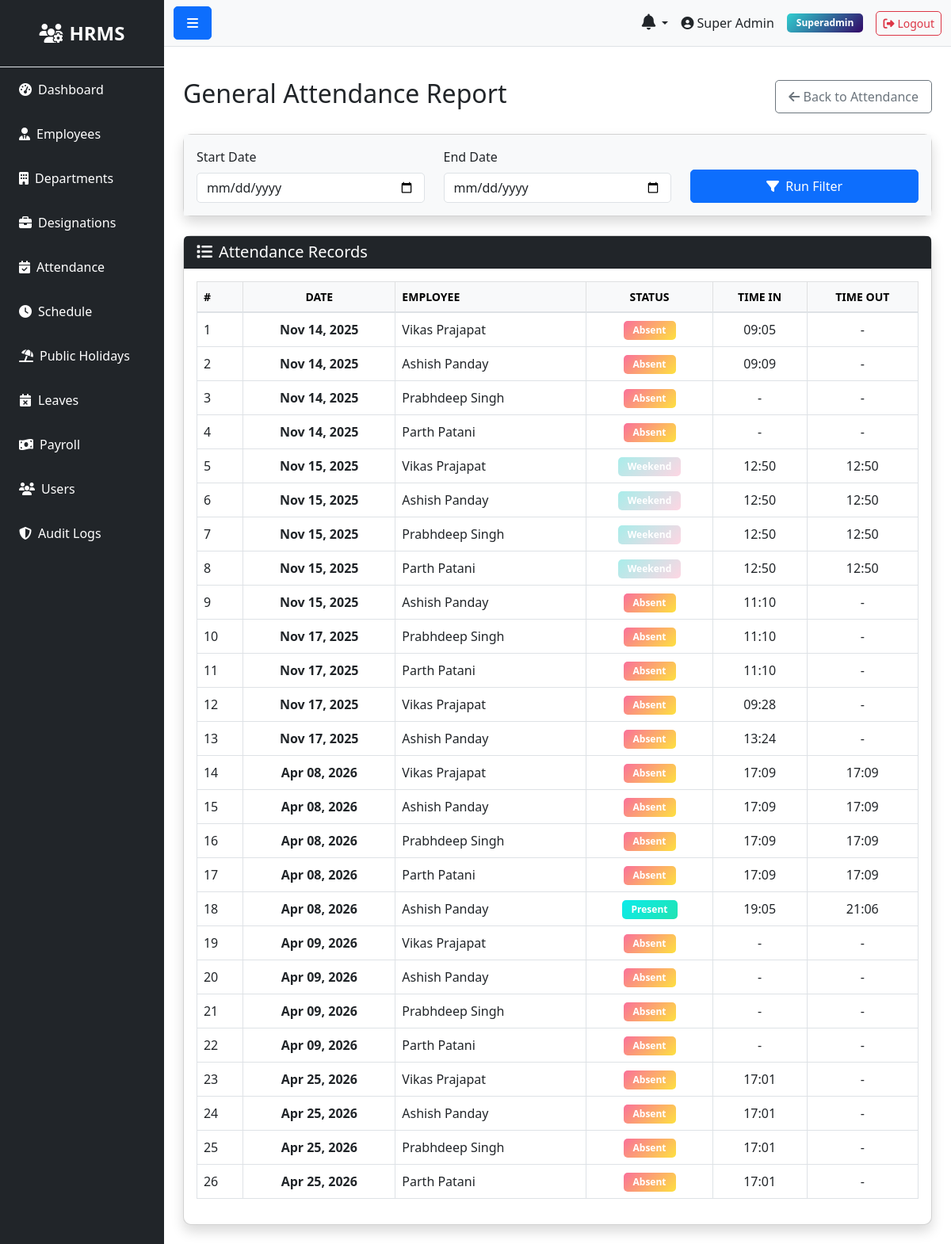
The page /attendance/report (signed in) on the database as committed earlier.
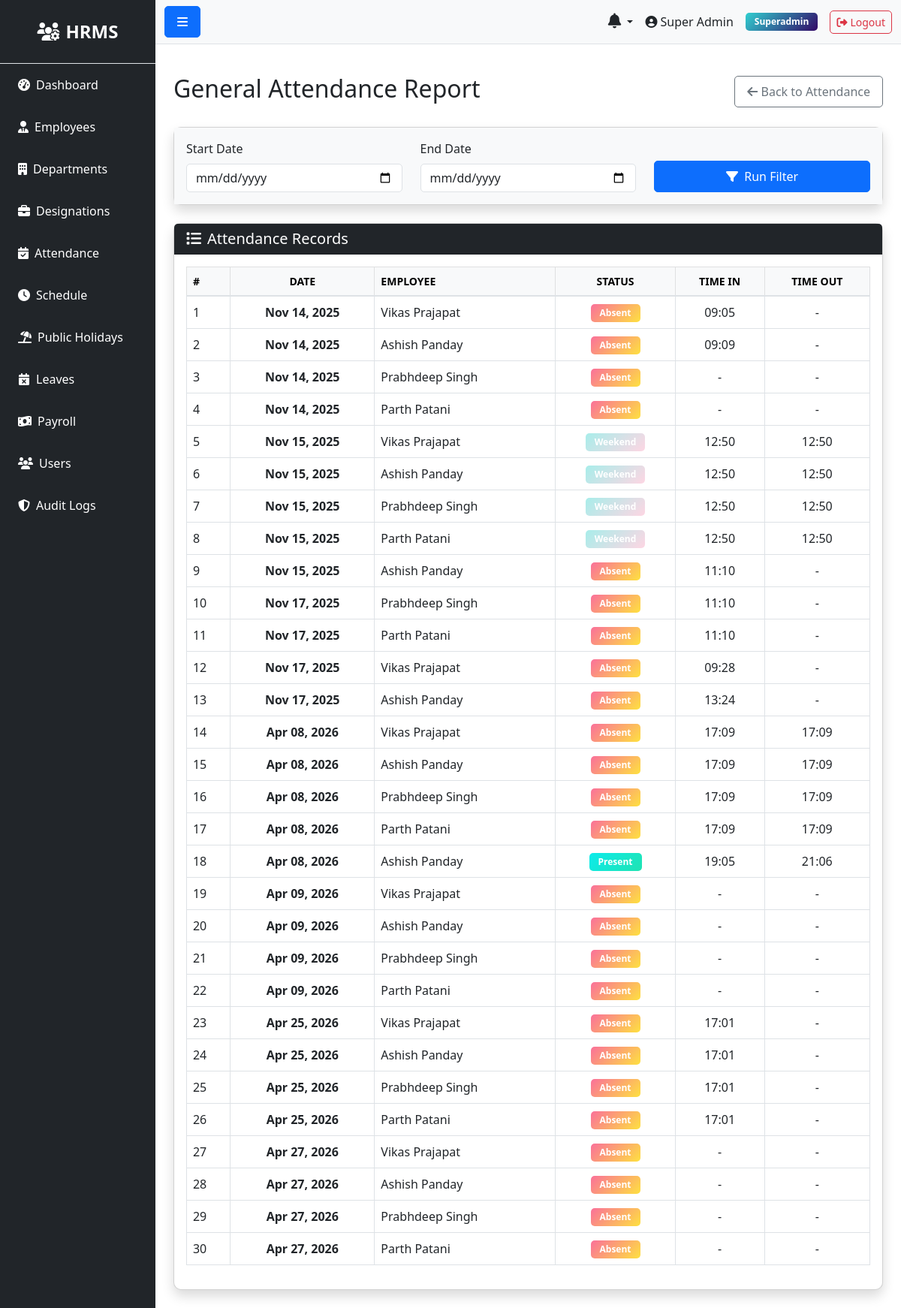
The same page on the database as committed later.
### models.py (models this page shows, shortened)
class User(UserMixin, db.Model):
    __tablename__ = 'users'
    id = db.Column(db.Integer, primary_key=True)
    role_id = db.Column(db.Integer, db.ForeignKey('roles.id'), nullable=False)
    name = db.Column(db.String(100), nullable=False)
    email = db.Column(db.String(100), unique=True, nullable=False)
    phone = db.Column(db.String(20))
    status = db.Column(db.String(20), default='active')
    password = db.Column(db.String(255), nullable=False)
    remember_token = db.Column(db.String(100))
    email_verified_at = db.Column(db.DateTime)
    created_at = db.Column(db.DateTime, default=datetime.utcnow)
    updated_at = db.Column(db.DateTime, default=datetime.utcnow, onupdate=datetime.utcnow)

class Role(db.Model):
    __tablename__ = 'roles'
    id = db.Column(db.Integer, primary_key=True)
    name = db.Column(db.String(50), unique=True, nullable=False)
    description = db.Column(db.Text)
    created_at = db.Column(db.DateTime, default=datetime.utcnow)
    updated_at = db.Column(db.DateTime, default=datetime.utcnow, onupdate=datetime.utcnow)
    users = db.relationship('User', backref='role', lazy=True)

class Attendance(db.Model):
    __tablename__ = 'attendances'
    id = db.Column(db.Integer, primary_key=True)
    employee_id = db.Column(db.Integer, db.ForeignKey('employees.id'), nullable=False)
    date = db.Column(db.Date, nullable=False)
    time_in = db.Column(db.Time)
    time_out = db.Column(db.Time)
    status = db.Column(db.String(20))  # present, absent, holiday, weekend
    description = db.Column(db.Text)  # For holiday name or other notes
    created_at = db.Column(db.DateTime, default=datetime.utcnow)
    updated_at = db.Column(db.DateTime, default=datetime.utcnow, onupdate=datetime.utcnow)

class Employee(db.Model):
    __tablename__ = 'employees'
    id = db.Column(db.Integer, primary_key=True)
    department_id = db.Column(db.Integer, db.ForeignKey('departments.id'))
    designation_id = db.Column(db.Integer, db.ForeignKey('designations.id'))
    schedule_id = db.Column(db.Integer, db.ForeignKey('schedules.id'))
    firstname = db.Column(db.String(100), nullable=False)
    lastname = db.Column(db.String(100), nullable=False)
    unique_id = db.Column(db.String(50), unique=True)
    email = db.Column(db.String(100), unique=True)
    phone = db.Column(db.String(20))
    address = db.Column(db.Text)
    dob = db.Column(db.Date)
    gender = db.Column(db.String(10))
    religion = db.Column(db.String(50))
    marital = db.Column(db.String(20))
    image = db.Column(db.String(255))  # Store image filename
    aadhar_file = db.Column(db.String(255))
    resume_file = db.Column(db.String(255))
    status = db.Column(db.String(20), default='active')
    created_at = db.Column(db.DateTime, default=datetime.utcnow)
    updated_at = db.Column(db.DateTime, default=datetime.utcnow, onupdate=datetime.utcnow)
    attendances = db.relationship('Attendance', backref='employee', lazy=True, cascade='all, delete-orphan')
    checks = db.relationship('Check', backref='employee', lazy=True, cascade='all, delete-orphan')
    salary = db.relationship('Salary', backref='employee', uselist=False, cascade='all, delete-orphan')
    leaves = db.relationship('Leave', backref='employee', lazy=True, cascade='all, delete-orphan')
    late_times = db.relationship('LateTime', backref='employee', lazy=True, cascade='all, delete-orphan')
    over_times = db.relationship('OverTime', backref='employee', lazy=True, cascade='all, delete-orphan')
    payrolls = db.relationship('Payroll', backref='employee', lazy=True, cascade='all, delete-orphan')
    documents = db.relationship('Document', backref='employee', lazy=True, cascade='all, delete-orphan')
    reviews = db.relationship('PerformanceReview', backref='employee', lazy=True, cascade='all, delete-orphan', foreign_keys='PerformanceReview.employee_id')

### routes/attendance.py (the view)
@bp.route('/report')
@login_required
def report():
    if not current_user.is_authenticated or current_user.role.name not in ['superadmin', 'hr']:
        flash('Access denied', 'danger')
        return redirect(url_for('auth.login'))
    start_date = request.args.get('start_date')
    end_date = request.args.get('end_date')
    query = Attendance.query
    if start_date and end_date:
        query = query.filter(Attendance.date.between(start_date, end_date))
    attendances = query.all()
    return render_template('admin/attendance/report.html', attendances=attendances)

### app.py (called while the page is built)
@login_manager.user_loader
def load_user(user_id):
    try:
        return db.session.get(User, int(user_id))
    except Exception as e:
        app.logger.error(f'Error loading user {user_id}: {str(e)}')
        return None

@app.context_processor
def inject_user():
    pending_leaves = 0
    unread_notifications_count = 0
    recent_notifications = []
    try:
        if current_user.is_authenticated:
            if getattr(current_user, 'role', None) and current_user.role.name in ['superadmin', 'hr']:
                from models import Leave
                pending_leaves = Leave.query.filter_by(status='pending').count()
            unread_notifications_count = Notification.query.filter_by(user_id=current_user.id, is_read=False).count()
            recent_notifications = Notification.query.filter_by(user_id=current_user.id).order_by(Notification.created_at.desc()).limit(5).all()
    except Exception:
        pass
    return dict(current_user=current_user, pending_leaves=pending_leaves, unread_notifications_count=unread_notifications_count, recent_notifications=recent_notifications)

### templates/admin/attendance/report.html (shortened to what this page needs)
{% extends "base.html" %}
{% block content %}
<div class="d-flex justify-content-between align-items-center mb-4">
    <h2>General Attendance Report</h2>
    <a href="{{ url_for('attendance.index') }}" class="btn btn-outline-secondary">
        <i class="fas fa-arrow-left"></i> Back to Attendance
    </a>
</div>
<div class="card shadow mb-4">
    <div class="card-body bg-light">
        <form method="get" action="{{ url_for('attendance.report') }}" class="row align-items-end">
            <div class="col-md-4 mb-3 mb-md-0">
                <label for="start_date" class="form-label">Start Date</label>
                <input type="date" class="form-control" id="start_date" name="start_date" value="{{ request.args.get('start_date','') }}">
            </div>
            <div class="col-md-4 mb-3 mb-md-0">
                <label for="end_date" class="form-label">End Date</label>
                <input type="date" class="form-control" id="end_date" name="end_date" value="{{ request.args.get('end_date','') }}">
            </div>
            <div class="col-md-4">
                <button type="submit" class="btn btn-primary w-100"><i class="fas fa-filter me-1"></i> Run Filter</button>
            </div>
        </form>
    </div>
</div>
<div class="card shadow">
    <div class="card-header bg-dark text-white">
        <h5 class="mb-0"><i class="fas fa-list me-2"></i>Attendance Records</h5>
    </div>
    <div class="card-body">
        <div class="table-responsive">
            <table class="table table-hover table-bordered align-middle text-center">
                <thead class="table-light">
                    <tr>
                        <th class="text-start">#</th>
                        <th>Date</th>
                        <th class="text-start">Employee</th>
                        <th>Status</th>
                        <th>Time In</th>
                        <th>Time Out</th>
                    </tr>
                </thead>
                <tbody>
                    {% if attendances %}
                        {% for a in attendances %}
                            <tr>
                                <td class="text-start">{{ loop.index }}</td>
                                <td class="fw-bold">{{ a.date.strftime('%b %d, %Y') }}</td>
                                <td class="text-start">{{ a.employee.firstname }} {{ a.employee.lastname }}</td>
                                <td>
                                    {% if a.status == 'present' %}
                                        <span class="badge bg-success">Present</span>
                                    {% elif a.status == 'absent' %}
                                        <span class="badge bg-danger">Absent</span>
                                    {% elif a.status == 'leave' %}
                                        <span class="badge bg-info text-dark">On Leave</span>
                                    {% elif a.status == 'holiday' %}
                                        <span class="badge bg-primary">Holiday</span>
                                    {% else %}
                                        <span class="badge bg-secondary">{{ a.status|title }}</span>
                                    {% endif %}
                                </td>
                                <td>{{ a.time_in.strftime('%H:%M') if a.time_in else '-' }}</td>
                                <td>{{ a.time_out.strftime('%H:%M') if a.time_out else '-' }}</td>
                            </tr>
                        {% endfor %}
                    {% else %}
                        <tr><td colspan="6" class="text-center py-4 text-muted">No records found for the selected range.</td></tr>
                    {% endif %}
                </tbody>
            </table>
        </div>
    </div>
</div>
{% endblock %}

### templates/base.html (shortened to what this page needs)
<!DOCTYPE html>
<html lang="en">
<head>
    <link href="https://cdn.jsdelivr.net/npm/bootstrap@5.3.0/dist/css/bootstrap.min.css" rel="stylesheet">
    <link rel="stylesheet" href="https://cdnjs.cloudflare.com/ajax/libs/font-awesome/6.4.0/css/all.min.css">
    <link rel="stylesheet" href="{{ url_for('static', filename='css/style.css') }}">
</head>
<body>
    {% if current_user.is_authenticated %}
    {% set role_name = (current_user.role.name if current_user.role and current_user.role.name else 'employee') %}
    {% set dashboard_map = {
        'superadmin': 'admin.superadmin_dashboard',
        'admin': 'admin.admin_dashboard',
        'hr': 'admin.hr_dashboard',
        'payroll': 'admin.payroll_dashboard',
        'moderator': 'admin.moderator_dashboard',
        'employee': 'user.dashboard'
    } %}
    {% set dashboard_endpoint = dashboard_map.get(role_name, 'user.dashboard') %}
    <div class="d-flex" id="wrapper">
        <div class="bg-dark text-white" id="sidebar-wrapper">
            <div class="sidebar-heading text-center py-4 fs-4 fw-bold border-bottom">
                <i class="fas fa-users-cog me-2"></i>HRMS
            </div>
            <div class="list-group list-group-flush">
                <a href="{{ url_for(dashboard_endpoint) }}" class="list-group-item list-group-item-action bg-dark text-white">
                    <i class="fas fa-tachometer-alt me-2"></i>Dashboard
                </a>
                {% if role_name in ['superadmin', 'hr'] %}
                <a href="{{ url_for('employee.index') }}" class="list-group-item list-group-item-action bg-dark text-white">
                    <i class="fas fa-user-tie me-2"></i>Employees
                </a>
                <a href="{{ url_for('department.index') }}" class="list-group-item list-group-item-action bg-dark text-white">
                    <i class="fas fa-building me-2"></i>Departments
                </a>
                <a href="{{ url_for('designation.index') }}" class="list-group-item list-group-item-action bg-dark text-white">
                    <i class="fas fa-briefcase me-2"></i>Designations
                </a>
                {% endif %}
                {% if role_name in ['superadmin', 'hr'] %}
                <a href="{{ url_for('attendance.index') }}" class="list-group-item list-group-item-action bg-dark text-white">
                    <i class="fas fa-calendar-check me-2"></i>Attendance
                </a>
                <a href="{{ url_for('schedule.index') }}" class="list-group-item list-group-item-action bg-dark text-white">
                    <i class="fas fa-clock me-2"></i>Schedule
                </a>
                <a href="{{ url_for('attendance.holidays') }}" class="list-group-item list-group-item-action bg-dark text-white">
                    <i class="fas fa-umbrella-beach me-2"></i>Public Holidays
                </a>
                {% endif %}
                {% if role_name in ['superadmin', 'hr'] %}
                <a href="{{ url_for('leave.index') }}" class="list-group-item list-group-item-action bg-dark text-white">
                    <i class="fas fa-calendar-times me-2"></i>Leaves
                </a>
                {% endif %}
                {% if role_name in ['superadmin', 'hr'] %}
                <a href="{{ url_for('payroll.index') }}" class="list-group-item list-group-item-action bg-dark text-white">
                    <i class="fas fa-money-bill-wave me-2"></i>Payroll
                </a>
                {% endif %}
                {% if role_name == 'superadmin' %}
                <a href="{{ url_for('user.index') }}" class="list-group-item list-group-item-action bg-dark text-white">
                    <i class="fas fa-users me-2"></i>Users
                </a>
                {% endif %}
                {% if role_name == 'superadmin' %}
                <a href="{{ url_for('admin.audit_logs') }}" class="list-group-item list-group-item-action bg-dark text-white">
                    <i class="fas fa-shield-alt me-2"></i>Audit Logs
                </a>
                {% endif %}
            </div>
        </div>
        <div id="page-content-wrapper" class="w-100">
            <nav class="navbar navbar-expand-lg navbar-light bg-light border-bottom">
                <div class="container-fluid">
                    <button class="btn btn-primary" id="menu-toggle">
                        <i class="fas fa-bars"></i>
                    </button>
                    <div class="ms-auto d-flex align-items-center">
                        <div class="dropdown me-3">
                            <a class="nav-link dropdown-toggle position-relative text-dark" href="#" id="notificationsDropdown" role="button" data-bs-toggle="dropdown" aria-expanded="false">
                                <i class="fas fa-bell fs-5"></i>
                            </a>
                        </div>
                        <span class="me-3">
                            <i class="fas fa-user-circle me-1"></i>{{ current_user.name }}
                        </span>
                        <span class="badge bg-info me-3">{{ role_name|title }}</span>
                        <a href="{{ url_for('auth.logout') }}" class="btn btn-outline-danger btn-sm">
                            <i class="fas fa-sign-out-alt me-1"></i>Logout
                        </a>
                    </div>
                </div>
            </nav>
            <div class="container-fluid p-4">
                {% block content %}{% endblock %}
            </div>
        </div>
    </div>
    {% endif %}
</body>
</html>

### static/css/style.css (style rules this page uses)
#wrapper { min-height: 100vh; }
#sidebar-wrapper { min-height: 100vh; width: 250px; transition: margin 0.3s ease-in-out; }
#sidebar-wrapper .sidebar-heading { padding: 0.875rem 1.25rem; font-size: 1.2rem; }
#page-content-wrapper { min-width: 0; width: 100%; }
.list-group-item { border: none; padding: 1rem 1.5rem; }
.card { transition: transform 0.2s; border-radius: 10px; }
.table { background-color: white; }
.table thead th { border-bottom: 2px solid #dee2e6; font-weight: 600; text-transform: uppercase; font-size: 0.875rem; }
.btn { border-radius: 5px; padding: 0.5rem 1rem; }
.btn-sm { padding: 0.25rem 0.5rem; }
.form-control { border-radius: 5px; }
.badge { padding: 0.5em 1em; border-radius: 5px; }
.bg-success { background: linear-gradient(135deg, #0cebeb 0%, #20e3b2 100%) !important; }
.bg-danger { background: linear-gradient(135deg, #fa709a 0%, #fee140 100%) !important; }
.bg-info { background: linear-gradient(135deg, #30cfd0 0%, #330867 100%) !important; }
.bg-secondary { background: linear-gradient(135deg, #a8edea 0%, #fed6e3 100%) !important; }

Rows that differ between the two databases and show on the page:
added Attendance: date "Apr 27, 2026", employee.firstname "Vikas", employee.lastname "Prajapat", status "Absent", time_in "-", time_out "-"
added Attendance: date "Apr 27, 2026", employee.firstname "Ashish", employee.lastname "Panday", status "Absent", time_in "-", time_out "-"
added Attendance: date "Apr 27, 2026", employee.firstname "Prabhdeep", employee.lastname "Singh", status "Absent", time_in "-", time_out "-"
added Attendance: date "Apr 27, 2026", employee.firstname "Parth", employee.lastname "Patani", status "Absent", time_in "-", time_out "-"
